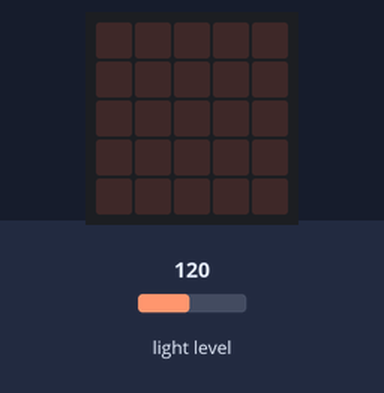
Bench run of a program on a simulated BBC micro:bit (MakeCode). On the bench: the board's 5×5 LED display. The test bench sets the inputs (shaded band); at power-on: light level 120.

Above: at 1.2 s.
1.3 s: light level set to 53
2.8 s: light level set to 47
At 3.6 s:
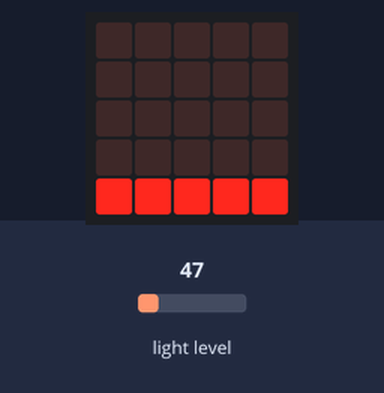
4.3 s: light level set to 64
At 5.4 s:
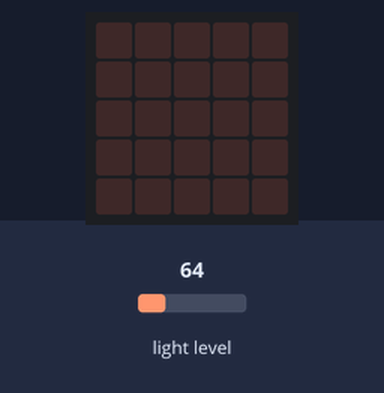
5.9 s: light level set to 5
At 7.0 s:
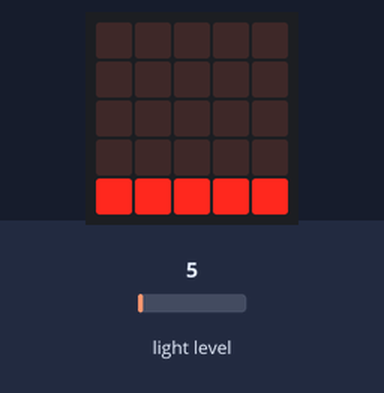
7.4 s: light level set to 128
At 8.8 s:
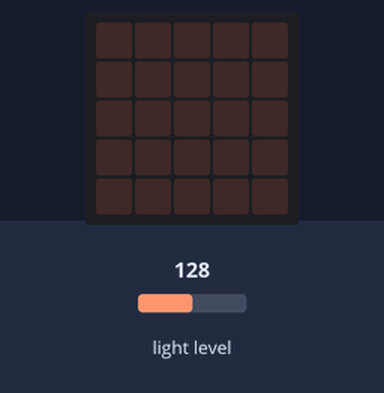
Timing chart, 0 to 10.0 s (numbered marks = the images above; inputs shaded):
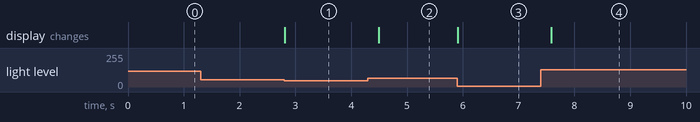

Measured:
- the behaviour switches between 50 and 49 on light level (found by bisection; images 0 and 1)
- after the input at 1.3 s, every drawn part: stays the same
- after the input at 2.8 s, the display: changes at once (image 1)
- after the input at 4.3 s, the display: changes after 0.19 s (image 2)
- after the input at 5.9 s, the display: changes at once (image 3)
- after the input at 7.4 s, the display: changes after 0.19 s (image 4)

The program:

main.ts
```typescript
basic.forever(function () {
    if (input.lightLevel() < 50) {
        basic.showLeds(`
            . . . . .
            . . . . .
            . . . . .
            . . . . .
            # # # # #
            `)
    } else {
        basic.clearScreen()
    }
})
```

test.ts
```typescript
// テストはここに来ます。このパッケージが拡張機能として使用されるときにはコンパイルされません。
```
